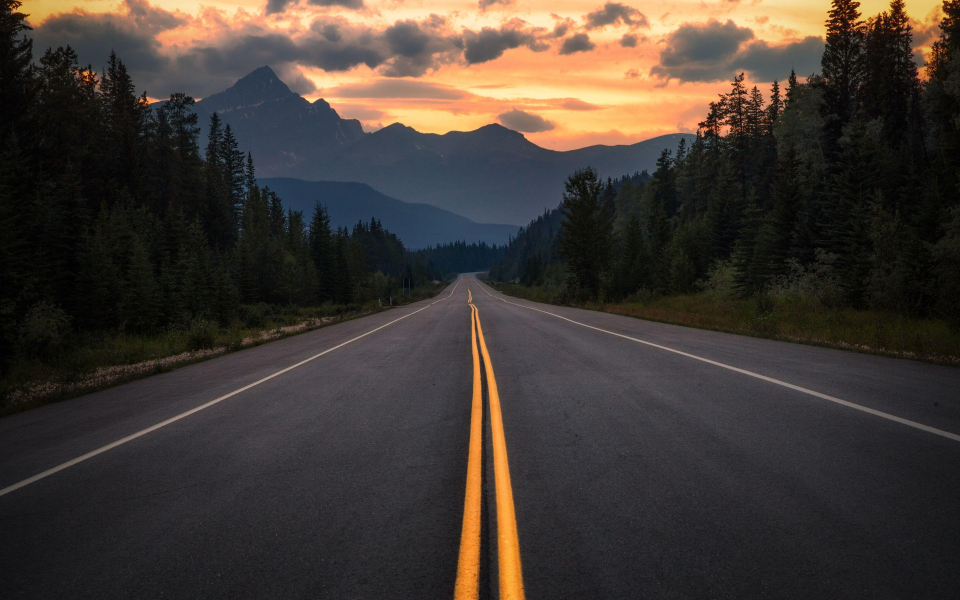
#> input picture image.jpg, 3840 x 2400 px (shown at 1/4 size)
$ python lane_detection.py
#> lines starting #> are read from the running program, lines starting #| are printed output that depends on the picture; after the words box and inside, x2 and y2 are one past the last pixel; in counts of white or black regions, pixels touching at a corner belong together
import cv2
import matplotlib.pyplot as plt
import numpy as np
##############################################    STEPS FOR LANE DETECTION    ############################################
##Reading the image.
##Checking yhe pixla sof the image
##Resizeing the image
##Adding gausian blur for smoothning the image
##grey scale conversion
##Canny edge detection to detect the edges
##ROI conversion
##Hough transformation
##Drawing lanes on original image. sperate marking of leat and right lanes using slope and averageing

image = cv2.imread("image.jpg")
#> image is the input picture: shape (2400, 3840, 3); mean B, G, R 51.8, 57.6, 65.8
image_resize = cv2.resize(image, (4096, 2160))
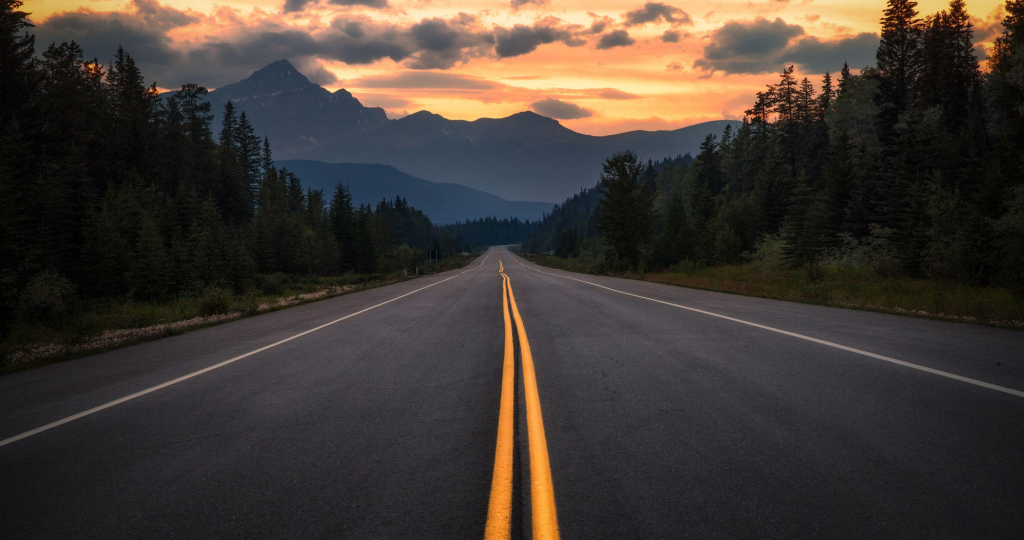
#> image_resize: shape (2160, 4096, 3) (shown at 1/4 size); mean B, G, R 51.6, 57.5, 65.6
(h,w,r) = image.shape
#> h = 2400; w = 3840; r = 3

image_blurred = cv2.GaussianBlur(image_resize, (5,5),0)
print(f"height {h}. width {w}, channels {r} dimensions of the normal image")
#| height 2400. width 3840, channels 3 dimensions of the normal image

grey_scaleing = cv2.cvtColor(image_blurred, cv2.COLOR_BGR2GRAY)
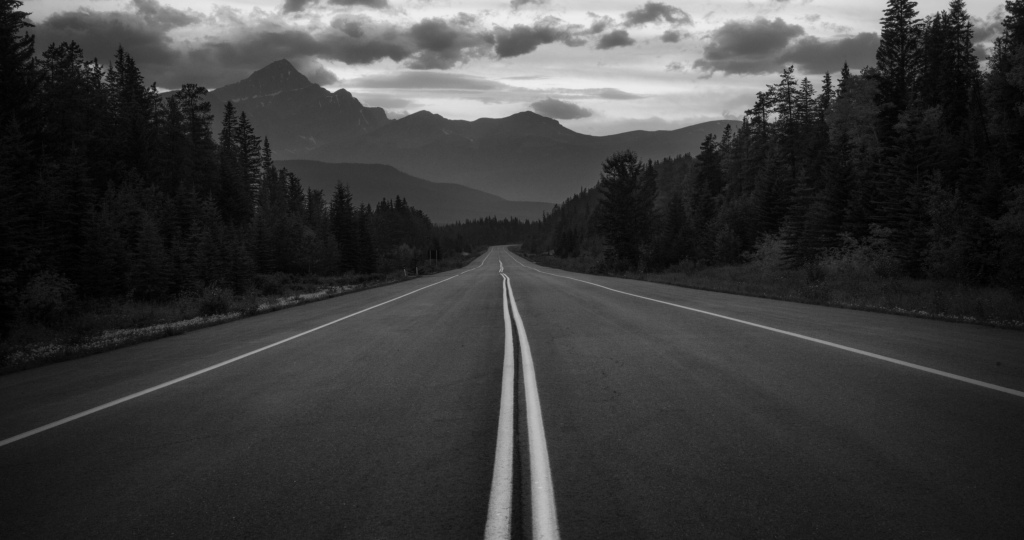
#> grey_scaleing: shape (2160, 4096) (shown at 1/4 size); min 0, max 239, mean 59.2
(hg, wg) = grey_scaleing.shape
#> hg = 2160; wg = 4096
print(f"height {hg}. width {wg} dimension of grey scaled image" .format(hg,wg))
#| height 2160. width 4096 dimension of grey scaled image

edge_detection = cv2.Canny(grey_scaleing, 70,200)
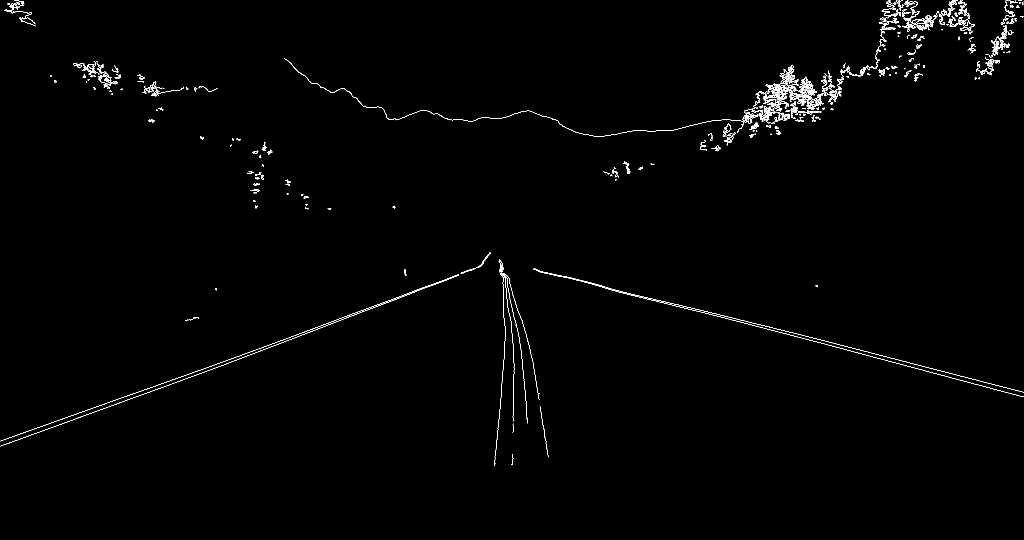
#> edge_detection: shape (2160, 4096) (shown at 1/4 size); 0.47% white in thin lines or dots, all inside (x1, y1, x2, y2) = (0, 0, 4096, 1864)
mask = np.zeros_like(edge_detection)

polygon = np.array([[(0,h), (0,1600), (2088,976),(4093,1400), (w,h)]], np.int32)
cv2.fillPoly(mask, polygon, 255)
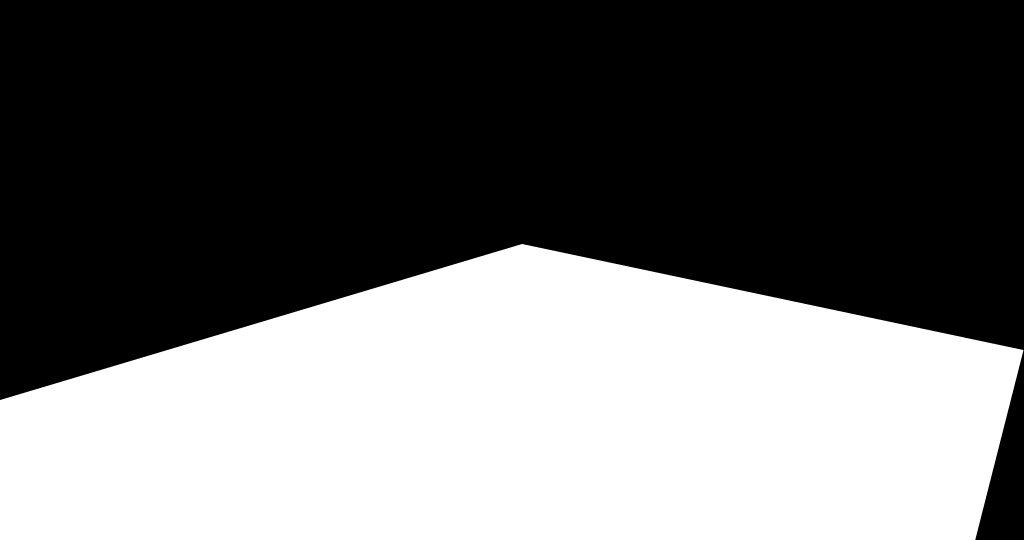
#> mask: shape (2160, 4096) (shown at 1/4 size); 41.8% white; 1 white region, box (x1, y1, x2, y2) and area: (0, 976, 4094, 2160) 3696916
roi_edges = cv2.bitwise_and(edge_detection, mask)
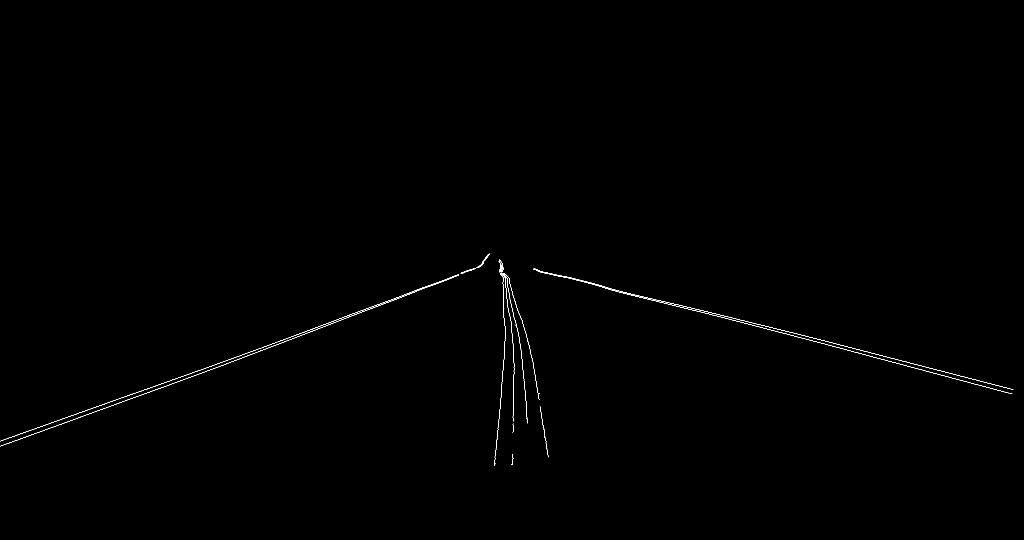
#> roi_edges: shape (2160, 4096) (shown at 1/4 size); 0.13% white in thin lines or dots, all inside (x1, y1, x2, y2) = (0, 1014, 4054, 1864)

hough_lines = cv2.HoughLinesP(roi_edges, 1,np.pi/180, threshold =50, minLineLength = 100, maxLineGap = 50)
#> hough_lines = 54 rows, first 6: [2, 1784, 955, 1437], [3118, 1328, 3920, 1542], [2262, 1106, 2391, 1138], [749, 1499, 1161, 1349], [949, 1439, 1738, 1137], [2141, 1079, 2639, 1203]
line_image= np.zeros_like(image_resize)
if hough_lines is not None:
    for line in hough_lines:
        x1, y1, x2, y2 = line[0]
        cv2.line(line_image, (x1,y1), (x2,y2), (255,0,0), 5)
#> this loop made 54 passes
#> (x1, y1, x2, y2) on passes 1 to 12: (2, 1784, 955, 1437), (3118, 1328, 3920, 1542), (2262, 1106, 2391, 1138), (749, 1499, 1161, 1349), (949, 1439, 1738, 1137), (2141, 1079, 2639, 1203), (2132, 1076, 2359, 1133), (2568, 1190, 3034, 1306), (3245, 1361, 4046, 1575), (1611, 1181, 1900, 1075), (45, 1749, 355, 1637), (1332, 1284, 1613, 1181)
lane_image =cv2.addWeighted(image_resize, 0.8, line_image,1,0)
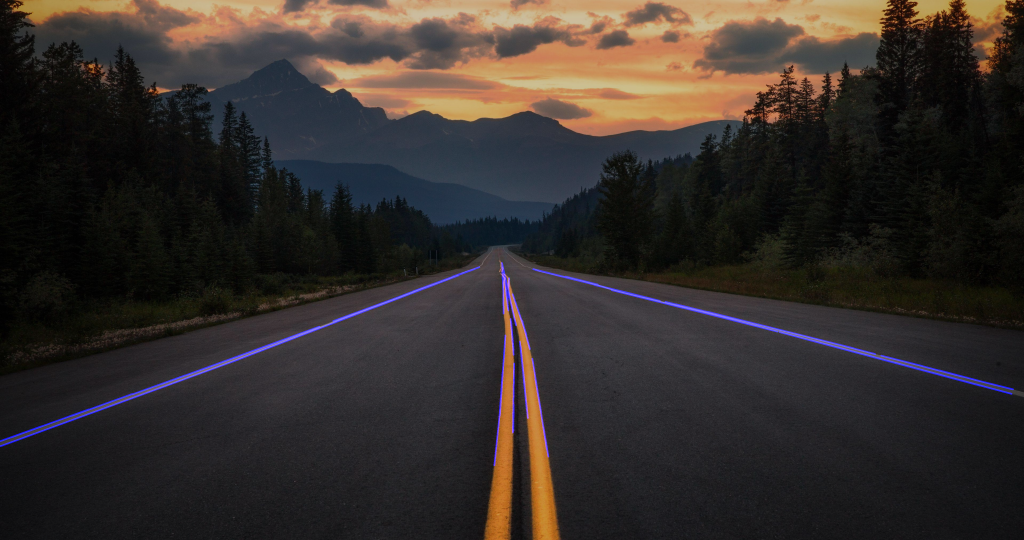
#> lane_image: shape (2160, 4096, 3) (shown at 1/4 size); mean B, G, R 42.9, 46, 52.5

left_lines =[]
right_lines=[]
if hough_lines is not None:
    for line in hough_lines:
        x1,y1,x2,y2 =line[0]
        if x1==x2:
            continue
        slope = (y2-y1)/(x2-x1)
        if abs(slope) < 0.1:
            continue

        if slope <-0.1:
            left_lines.append((x1,y1,x2,y2))

        elif slope >0.1:
            right_lines.append((x1,y1,x2,y2))
#> this loop made 54 passes
#> (x1, y1, x2, y2, slope) on passes 1 to 12: (2, 1784, 955, 1437, -0.364), (3118, 1328, 3920, 1542, 0.267), (2262, 1106, 2391, 1138, 0.248), (749, 1499, 1161, 1349, -0.364), (949, 1439, 1738, 1137, -0.383), (2141, 1079, 2639, 1203, 0.249), (2132, 1076, 2359, 1133, 0.251), (2568, 1190, 3034, 1306, 0.249), (3245, 1361, 4046, 1575, 0.267), (1611, 1181, 1900, 1075, -0.367), (45, 1749, 355, 1637, -0.361), (1332, 1284, 1613, 1181, -0.367)
#> after the loop, left_lines = 20 items, first 6: (2, 1784, 955, 1437), (749, 1499, 1161, 1349), (949, 1439, 1738, 1137), (1611, 1181, 1900, 1075), (45, 1749, 355, 1637), (1332, 1284, 1613, 1181); right_lines = 34 items, first 6: (3118, 1328, 3920, 1542), (2262, 1106, 2391, 1138), (2141, 1079, 2639, 1203), (2132, 1076, 2359, 1133), (2568, 1190, 3034, 1306), (3245, 1361, 4046, 1575)

for x1,y1,x2,y2 in left_lines:
    cv2.line(image_resize, (x1,y1),(x2,y2),(0,255,0),5)
#> this loop made 20 passes
#> (x1, y1, x2, y2) on passes 1 to 12: (2, 1784, 955, 1437), (749, 1499, 1161, 1349), (949, 1439, 1738, 1137), (1611, 1181, 1900, 1075), (45, 1749, 355, 1637), (1332, 1284, 1613, 1181), (648, 1535, 1277, 1306), (1504, 1227, 1834, 1101), (2051, 1730, 2056, 1453), (1977, 1861, 2002, 1619), (919, 1450, 1493, 1230), (1999, 1662, 2021, 1341)
for x1,y1,x2,y2 in right_lines:
    cv2.line(image_resize, (x1,y1),(x2,y2),(0,255,0),5)
#> this loop made 34 passes
#> (x1, y1, x2, y2) on passes 1 to 12: (3118, 1328, 3920, 1542), (2262, 1106, 2391, 1138), (2141, 1079, 2639, 1203), (2132, 1076, 2359, 1133), (2568, 1190, 3034, 1306), (3245, 1361, 4046, 1575), (2831, 1247, 3412, 1392), (2932, 1281, 3110, 1326), (3524, 1422, 3690, 1464), (3895, 1518, 4052, 1557), (2129, 1434, 2187, 1797), (2705, 1217, 2961, 1280)

# [27 lines of commented-out code are left out]
plt.imshow(cv2.cvtColor(image_resize, cv2.COLOR_BGR2RGB))
plt.title("final image")

plt.tight_layout()
plt.show()
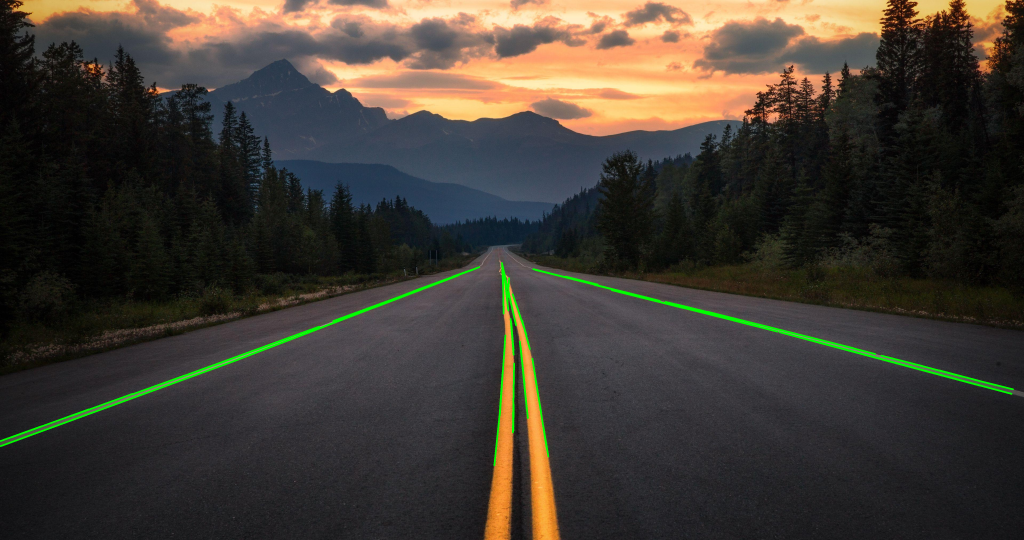
#> shown: shape (2160, 4096, 3) (shown at 1/4 size); mean R, G, B 64.7, 58.8, 51
